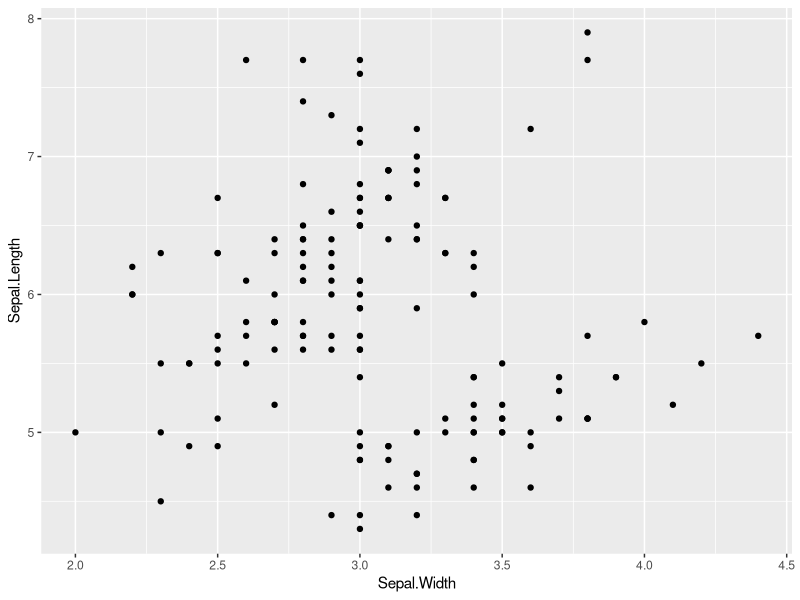
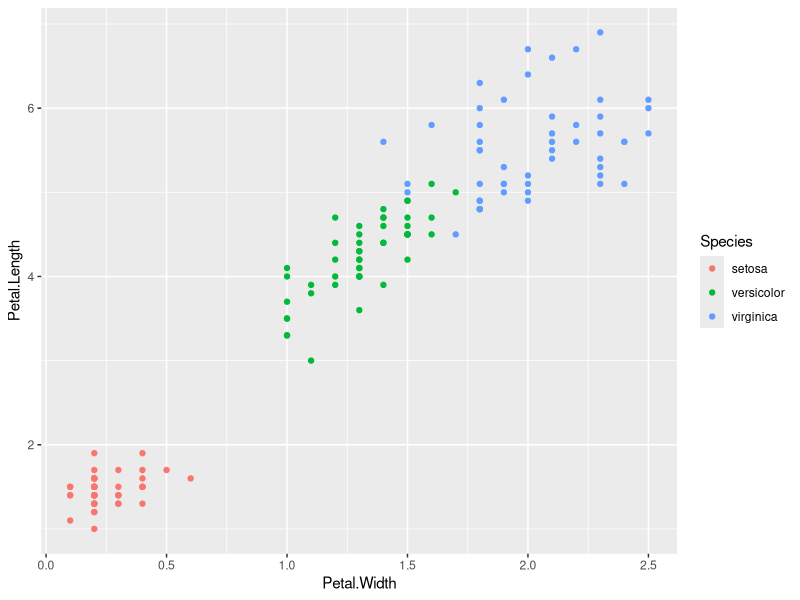
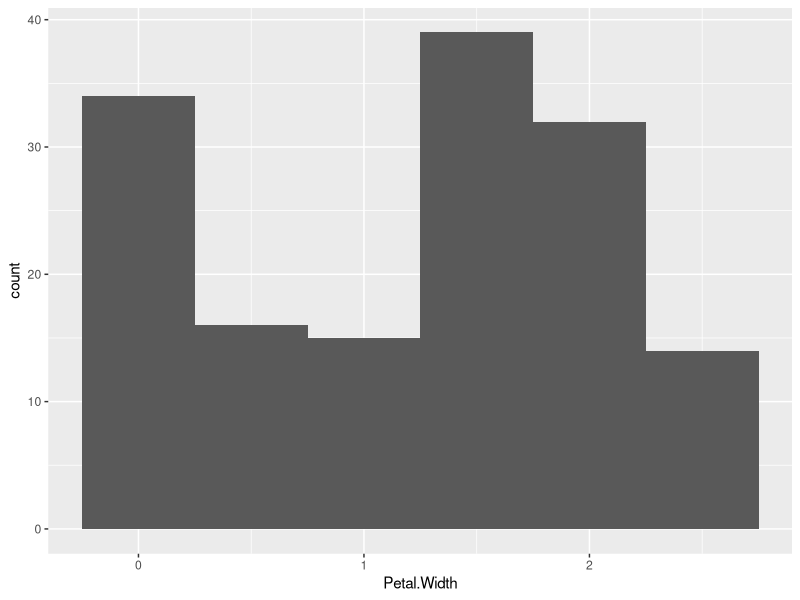
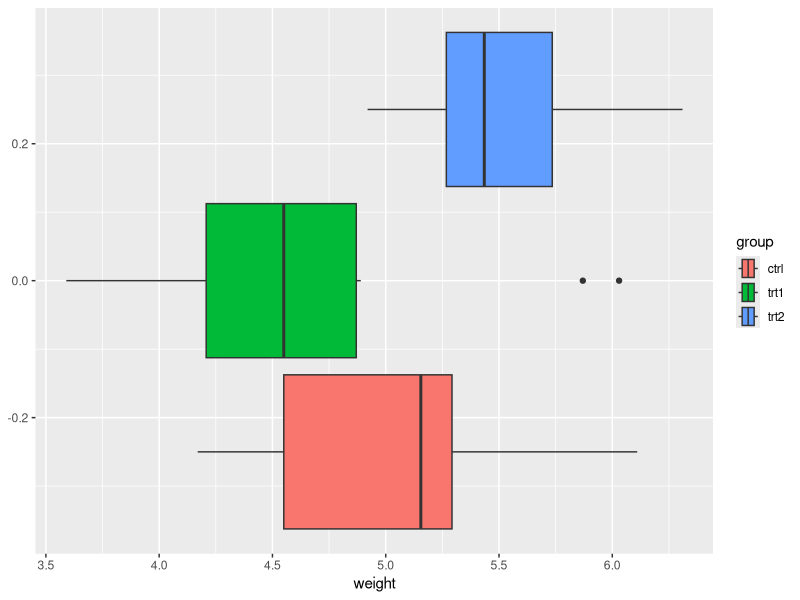
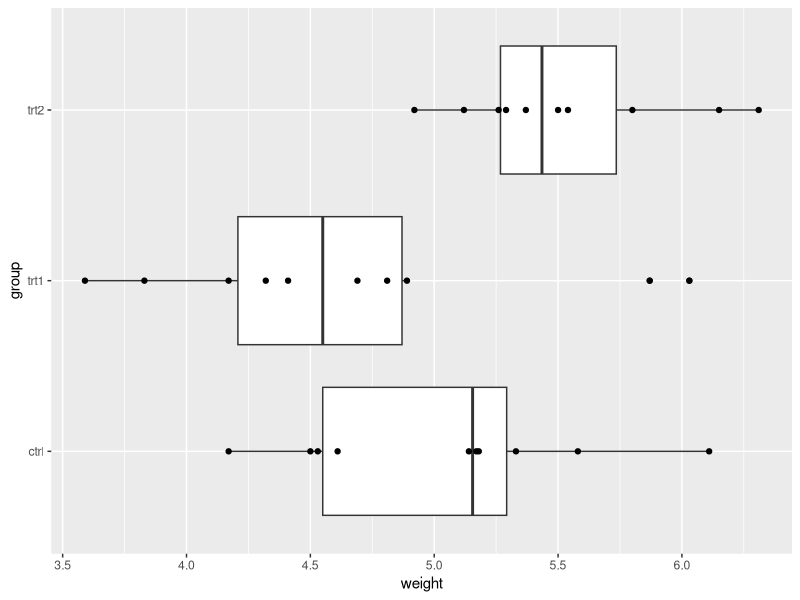

The R source for these figures, in order:
# Tidyverse Exam – Data Manipulation in R (using `mtcars` dataset)

# tidyverse ---------------------------------------------------------------

# Use `df_mtcars` for Questions 1 - 10
library(tidyverse)
df_mtcars <- as_tibble(mtcars,
                       rownames = "model")

# 1. Filter rows where number of cylinders (`cyl`) is 6
# Write code to create a new data frame that only includes rows where `cyl == 6`.
# Assign to: `mtcars_cyl6`

mtcars_cyl6<-filter(df_mtcars, cyl == 6)

mtcars_cyl6
# 2. Filter rows where number of gears (`gear`) is either 3 or 5
# Use `%in%` to filter the `df_mtcars` dataset for these two `gear` values.
# Assign to: `mtcars_g35`


mtcars_g35<-filter(df_mtcars, gear==3 | gear==5)

mtcars_g35            
# 3. Filter rows where miles per gallon (`mpg`) is greater than 25
# Create a subset of `df_mtcars` where `mpg > 25`.
# Assign to: `mtcars_mpg25`


mtcars_mpg25<-filter(df_mtcars, mpg > 25)

mtcars_mpg25
# 4. Filter rows where weight (`wt`) is less than 2.5 AND number of cylinders (`cyl`) is 4
# Combine logical conditions using `&`.
# Assign to: `mtcars_light_cyl4`

mtcars_light_cyl4<- filter(df_mtcars, wt<2.5 & cyl ==4)

mtcars_light_cyl4

# 5. Sort `df_mtcars` by horsepower (`hp`) in ascending order
# Use `arrange()` to sort the data.
# Assign to: `mtcars_hp`

mtcars_hp<-df_mtcars %>% 
  arrange(hp)
  

mtcars_hp

# 6. Sort `df_mtcars` by quarter mile time (`qsec`) in descending order
# Use `desc()` inside `arrange()`.
# Assign to: `mtcars_qsec`

mtcars_qsec<-arrange(df_mtcars,desc(qsec))

mtcars_qsec

# 7. Exclude the `drat` column
# Use `select()` with `-` (minus sign) to remove the column.
# Assign to: `mtcars_no_drat`

mtcars_no_drat<-select(df_mtcars, -drat)

mtcars_no_drat

# 8. Add a new column `ptw` that equals the ratio of horsepower (`hp`) to weight (`wt`) (`hp / wt`)
# Use `mutate()` to add the new column.
# Assign to: `mtcars_with_ptw`


mtcars_with_ptw<-df_mtcars %>% 
  mutate(ptw=c(hp/wt))

mtcars_with_ptw
# 9. Identify the car `model` with the highest `ptw` among cars with six cylinders (`cyl == 6`).
# Hint: Use `mtcars_with_ptw` and a chain of `filter()` and `arrange()` with `%>%`.
# Write the car model here: Ferrari Dino

mtcars_with_ptw %>% 
  filter(cyl==6) %>% 
  arrange(desc(ptw))


# 10. Group by number of gears (`gear`) and summarize minimum & maximum values of `mpg`
# Use `group_by()` and `summarize()` to calculate minimum & maximum values of `mpg` within each group.
# Minimum and maximum values of each group should be represented as separate columns.
# Function `min()` returns the minimum value in a vector.
# Function `max()` returns the maximum value in a vector.
# Assign to: `mtcars_mpg_by_gear`

mtcars_mpg_by_gear<-group_by(df_mtcars,gear) %>% 
  summarize(min(mpg), max(mpg))

mtcars_mpg_by_gear
# ggplot ------------------------------------------------------------------

# Visualization in R (using `iris` dataset)

## before you begin with the following questions, type the following code to check column names in the dataframe
colnames(iris) # output from this code is the column names that can be used in figures

# 11. Simple scatter plot of `Sepal.Length` vs `Sepal.Width` using `ggplot()`
# Assign to: `g_scat`
# Create a scatter plot with `Sepal.Width` on the x-axis and `Sepal.Length` on the y-axis.

g_scat<-iris %>% 
  ggplot(aes(x=Sepal.Width,
         y=Sepal.Length)) +
  geom_point()

g_scat

# 12. Scatter plot with points colored by `Species`
# Assign to: `g_scat_col`
# Create a scatter plot with `Petal.Width` on the x-axis and `Petal.Length` on the y-axis,
# coloring points by `Species`.

g_scat_col<- iris %>% 
  ggplot(aes(x=Petal.Width,
             y=Petal.Length,
             color = Species))+
  geom_point()

g_scat_col

# 13. Histogram of `Petal.Width` with `binwidth = 0.5`
# Assign to: `g_hist`
# Create a histogram of `Petal.Width` with `binwidth` set to 0.5.

g_hist<- iris %>% 
  ggplot(aes(x=Petal.Width))+
  geom_histogram(binwidth = 0.5)

g_hist

# Visualization in R (using `PlantGrowth` dataset)

## before you begin with the following questions, type the following code to check column names in the dataframe
colnames(PlantGrowth) # output from this code is the column names that can be used in figures

# 14. Boxplot of `weight` grouped and filled by `group`
# Assign to: `g_bplot1`
# Create a boxplot of `weight` by `group`, filling boxes by `group`.

g_bplot1<-PlantGrowth %>% 
  ggplot(aes(x=weight,
             fill=group))+
  geom_boxplot()

g_bplot1

# 15. Boxplot + scatter plot of `weight` by `group`
# Assign to: `g_bplot2`
# Create a boxplot of `weight` by `group`, then overlay points showing individual observations.


g_bplot2<-PlantGrowth %>% 
  ggplot(aes(x=weight,
             y=group))+
  geom_boxplot()+
  geom_point()

g_bplot2
